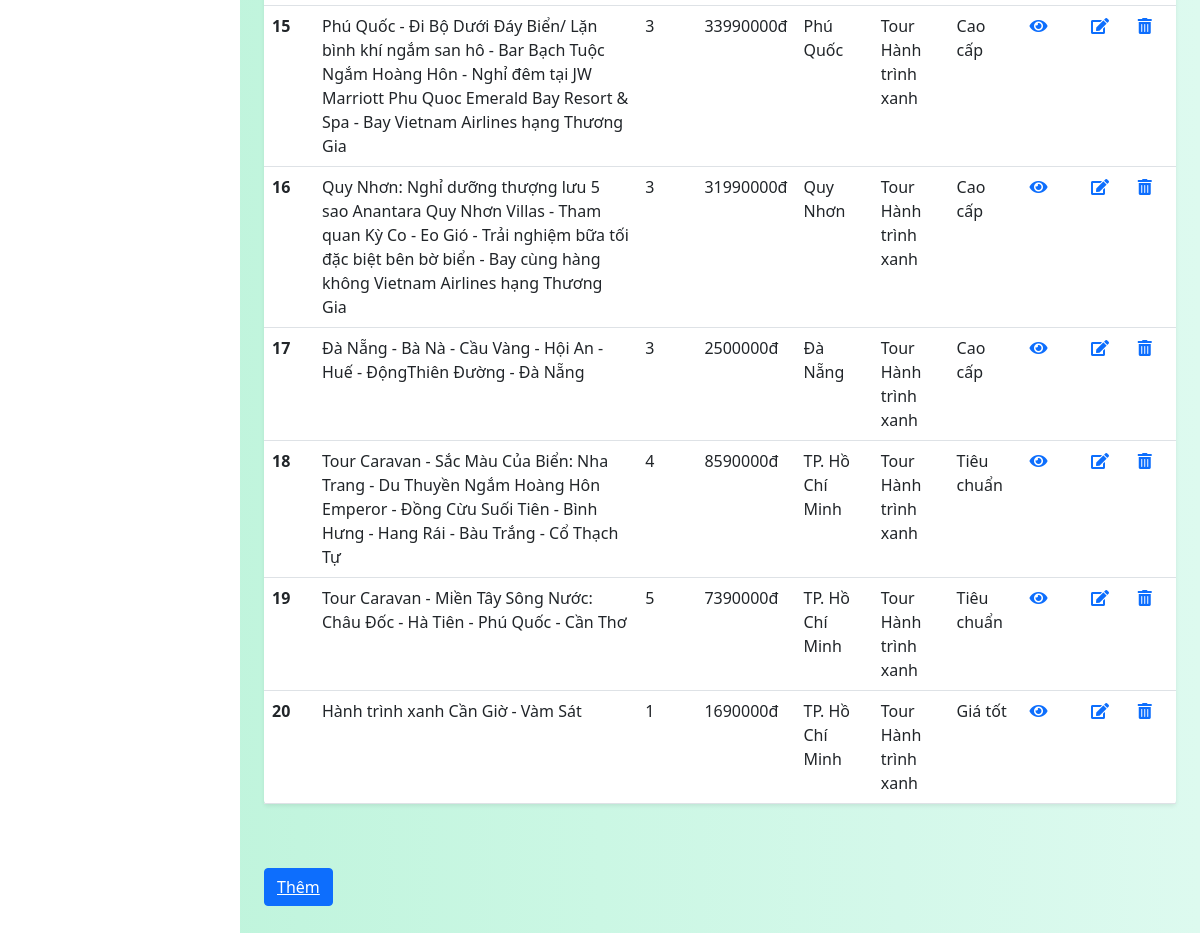
Page /admin/index.php (lower part) on the earlier database version.
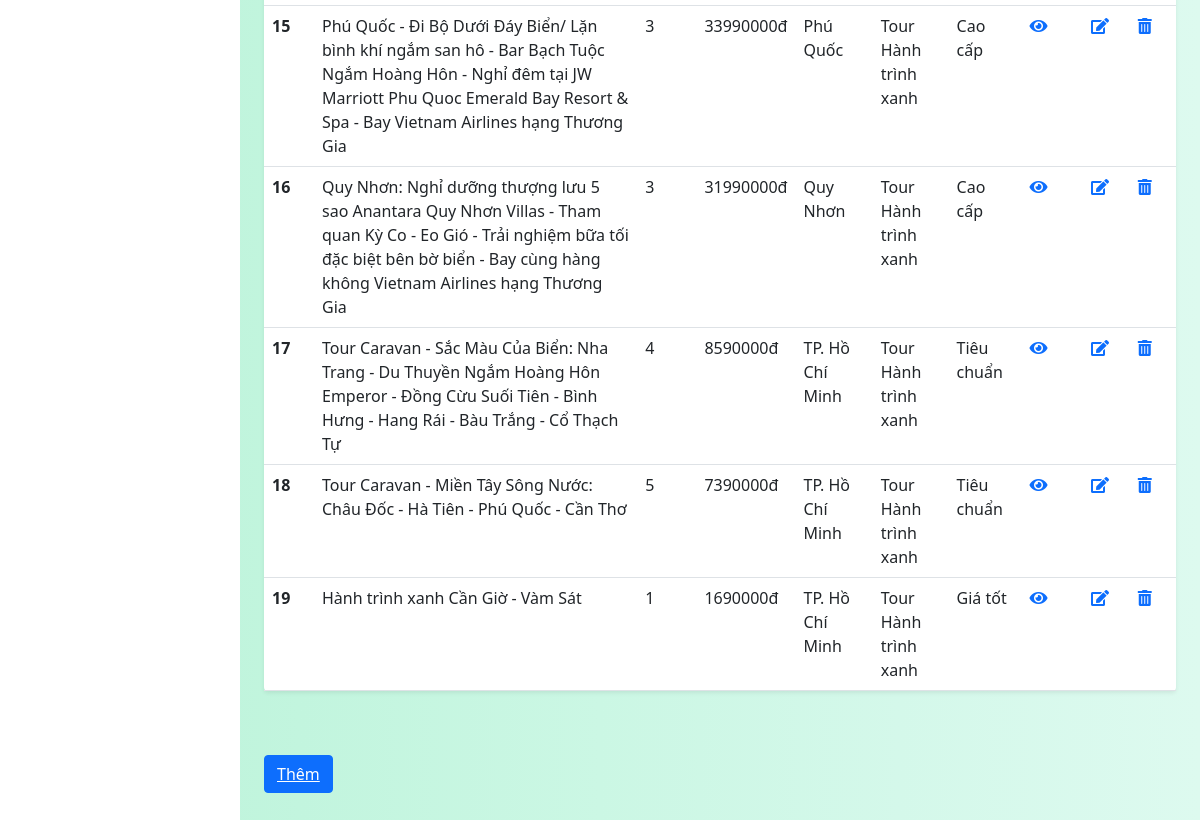
Same page on the later database version.
### tables this page shows
CREATE TABLE `tours` (
  `tour_id` int(11) NOT NULL,
  `tour_name` varchar(255) NOT NULL,
  `description` varchar(5000) DEFAULT NULL,
  `places` varchar(500) NOT NULL,
  `day_count` int(11) NOT NULL,
  `res_id` int(11) DEFAULT NULL,
  `hotel_id` int(11) DEFAULT NULL,
  `price_per_person` int(11) NOT NULL,
  `image_1` varchar(255) NOT NULL,
  `image_2` varchar(255) NOT NULL,
  `image_3` varchar(255) NOT NULL,
  `image_4` varchar(255) NOT NULL,
  `city_id` int(11) NOT NULL,
  `tour_guide_id` int(11) DEFAULT NULL,
  `tour_type_id` int(10) NOT NULL,
  `tour_rank_id` int(10) NOT NULL,
  `travel_schedule` text DEFAULT NULL,
  `max` int(11) NOT NULL DEFAULT 6
);

CREATE TABLE `cities` (
  `city_id` int(11) NOT NULL,
  `city_name` varchar(50) NOT NULL,
  `description` varchar(1000) DEFAULT NULL,
  `image` varchar(255) NOT NULL
);

CREATE TABLE `tourtypes` (
  `tour_type_id` int(10) NOT NULL,
  `type_name` varchar(55) NOT NULL,
  `image` varchar(255) NOT NULL
);

CREATE TABLE `ranks` (
  `rank_id` int(10) NOT NULL,
  `rank_name` varchar(55) NOT NULL,
  `description` varchar(255) NOT NULL
);

### config/database-function.php (called while the page is built, shortened)
<?php
    require_once('database-connection.php');
    function simpleQuery($sql, bool $isGet = true, $params = []){
        global $conn;
        $stmt = $conn -> prepare($sql);
        $stmt -> execute();
        if($isGet){
            $record = $stmt -> get_result() -> fetch_all(MYSQLI_ASSOC);
            return $record;
        }else{
            return $stmt;
        }
    }
?>

### admin/index.php (the view, shortened to what this page needs)
<?php
    require('templates-admin/header.php');
?>
            <div class="container-fluid px-4" style="margin-bottom: 20%;">
                <div class="row my-5">
                    <div class="col">
                        <table class="table bg-white rounded shadow-sm  table-hover">
                            <tbody>
                                <?php
                                    $sql = "select * from tours, cities, tourtypes, ranks where tours.city_id = cities.city_id and tours.tour_rank_id = ranks.rank_id and tours.tour_type_id and tourtypes.tour_type_id group by tours.tour_id order by tours.tour_id desc";
                                    $tours = simpleQuery($sql);
                                    $i = 1;
                                    foreach($tours as $t){
                                        echo '
                                            <tr>
                                                <th scope="row">'.$i.'</th>
                                                <td>'.$t["tour_name"].'</td>
                                                <td>'.$t["day_count"].'</td>
                                                <td>'.$t["price_per_person"].'đ</td>
                                                <td>'.$t["city_name"].'</td>
                                                <td>Tour '.$t["type_name"].'</td>
                                                <td>'.$t["rank_name"].'</td>
                                                <td><a href="../more_info.php?tour_id='.$t["tour_id"].'"><i class="fas fa-eye"></i></a></td>
                                                <td><a href="sua-tour.php?tour_id='.$t["tour_id"].'"><i class="fas fa-edit"></i></a></td>
                                                <td><a href="xoa.php?tours=&tour_id='.$t["tour_id"].'"><i class="fas fa-trash-alt"></i></a></td>
                                            </tr>
                                        ';
                                        $i++;
                                    }
                                ?>
                            </tbody>
                        </table>
                    </div>
                </div>
                <button type="button" class="btn btn-primary" style="margin-bottom: 12px"><a href="them-tour.php" class="text-white">Thêm</a></button>
<?php
    include('templates-admin/footer.php')
?>

Differences in the rows shown:
removed tours: tour_name "Đà Nẵng - Bà Nà - Cầu Vàng - Hội An - Huế - ĐộngThiên Đường - Đà Nẵng", day_count "3", price_per_person "2500000", city.city_name "Đà Nẵng", tourtypes.type_name "Hành trình xanh", tour_rank.rank_name "Cao cấp"
